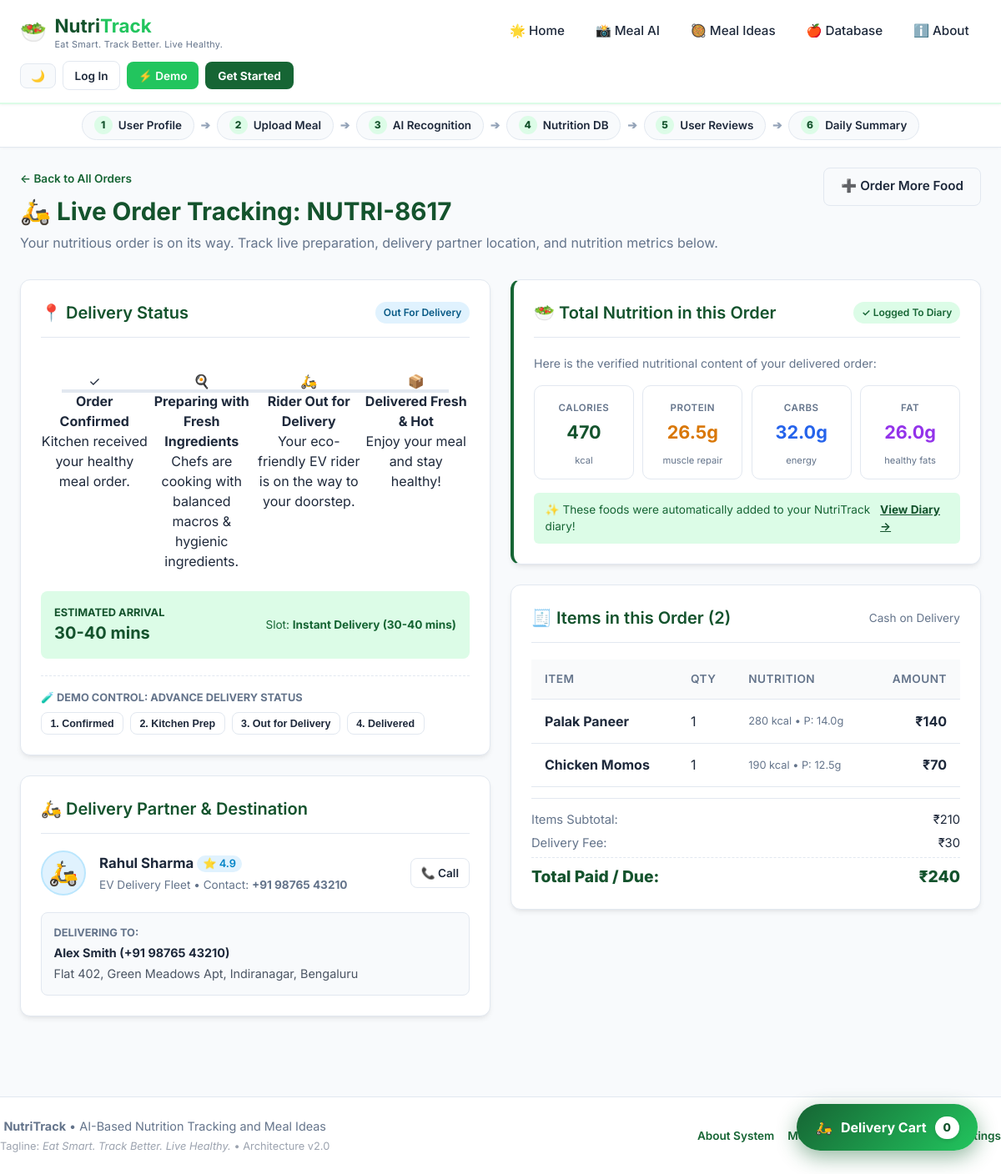
Page /track/15 on the committed database.
### tables this page shows
CREATE TABLE orders (
            id INTEGER PRIMARY KEY AUTOINCREMENT,
            order_number TEXT UNIQUE NOT NULL,
            user_id INTEGER NOT NULL DEFAULT 1,
            customer_name TEXT NOT NULL,
            phone TEXT NOT NULL,
            delivery_address TEXT NOT NULL,
            delivery_slot TEXT NOT NULL,
            payment_method TEXT NOT NULL DEFAULT 'Cash on Delivery',
            subtotal REAL NOT NULL,
            delivery_fee REAL NOT NULL DEFAULT 30.0,
            total_price REAL NOT NULL,
            total_calories REAL NOT NULL DEFAULT 0.0,
            total_protein REAL NOT NULL DEFAULT 0.0,
            total_carbs REAL NOT NULL DEFAULT 0.0,
            total_fat REAL NOT NULL DEFAULT 0.0,
            status TEXT NOT NULL DEFAULT 'Confirmed',
            rider_name TEXT DEFAULT 'Rahul Sharma',
            rider_phone TEXT DEFAULT '+91 98765 43210',
            estimated_delivery_time TEXT DEFAULT '30-40 mins',
            auto_logged INTEGER DEFAULT 1,
            created_at TIMESTAMP DEFAULT CURRENT_TIMESTAMP
        );

CREATE TABLE order_items (
            id INTEGER PRIMARY KEY AUTOINCREMENT,
            order_id INTEGER NOT NULL,
            food_id INTEGER,
            food_name TEXT NOT NULL,
            price REAL NOT NULL,
            quantity REAL NOT NULL DEFAULT 1.0,
            calories REAL NOT NULL,
            protein REAL NOT NULL,
            carbs REAL NOT NULL,
            fat REAL NOT NULL,
            image_url TEXT,
            FOREIGN KEY (order_id) REFERENCES orders(id) ON DELETE CASCADE
        );

### app.py (the view)
@app.route("/track/<int:order_id>", methods=["GET"])
def track_order_view(order_id):
    order_data = database.get_order_details(order_id)
    if not order_data:
        flash("Order not found.", "error")
        return redirect(url_for("delivery_view"))
    return render_template(
        "track_order.html",
        order=order_data["order"],
        items=order_data["items"],
        active_page="delivery"
    )

### templates/track_order.html (shortened to what this page needs)
{% extends "base.html" %}
{% block content %}
<div class="page-header" style="display: flex; justify-content: space-between; align-items: flex-start; flex-wrap: wrap; gap: 1rem;">
    <div>
        <a href="{{ url_for('orders_history_view') }}" style="text-decoration: none; font-size: 0.85rem; font-weight: 600; color: var(--primary); display: inline-flex; align-items: center; gap: 0.3rem; margin-bottom: 0.4rem;">
            &larr; Back to All Orders
        </a>
        <h1>🛵 Live Order Tracking: {{ order.order_number }}</h1>
        <p>Your nutritious order is on its way. Track live preparation, delivery partner location, and nutrition metrics below.</p>
    </div>
    <div>
        <a href="{{ url_for('delivery_view') }}" class="btn btn-outline">
            ➕ Order More Food
        </a>
    </div>
</div>
<div class="grid-2">
    <div>
        <div class="card">
            <div class="card-header">
                <h2 class="card-title">📍 Delivery Status</h2>
                <span class="badge badge-all" id="current_status_badge">{{ order.status }}</span>
            </div>
            <div class="tracking-stepper">
                <div class="step-item {% if order.status in ['Confirmed', 'Preparing with Fresh Ingredients', 'Out for Delivery', 'Delivered'] %}step-completed{% endif %}" id="step_1">
                    <div class="step-icon">✓</div>
                    <div class="step-content">
                        <strong>Order Confirmed</strong>
                        <p>Kitchen received your healthy meal order.</p>
                    </div>
                </div>
                <div class="step-item {% if order.status in ['Preparing with Fresh Ingredients', 'Out for Delivery', 'Delivered'] %}step-completed{% elif order.status == 'Confirmed' %}step-active{% endif %}" id="step_2">
                    <div class="step-icon">🍳</div>
                    <div class="step-content">
                        <strong>Preparing with Fresh Ingredients</strong>
                        <p>Chefs are cooking with balanced macros & hygienic ingredients.</p>
                    </div>
                </div>
                <div class="step-item {% if order.status in ['Out for Delivery', 'Delivered'] %}step-completed{% elif order.status == 'Preparing with Fresh Ingredients' %}step-active{% endif %}" id="step_3">
                    <div class="step-icon">🛵</div>
                    <div class="step-content">
                        <strong>Rider Out for Delivery</strong>
                        <p>Your eco-friendly EV rider is on the way to your doorstep.</p>
                    </div>
                </div>
                <div class="step-item {% if order.status == 'Delivered' %}step-completed{% endif %}" id="step_4">
                    <div class="step-icon">📦</div>
                    <div class="step-content">
                        <strong>Delivered Fresh & Hot</strong>
                        <p>Enjoy your meal and stay healthy!</p>
                    </div>
                </div>
            </div>
            <div style="background: var(--primary-light); border-radius: 8px; padding: 1rem; margin-top: 1.5rem; display: flex; justify-content: space-between; align-items: center;">
                <div>
                    <span style="font-size: 0.8rem; text-transform: uppercase; font-weight: 700; color: var(--primary-dark); display: block;">Estimated Arrival</span>
                    <strong style="font-size: 1.25rem; color: var(--primary-dark);">{{ order.estimated_delivery_time }}</strong>
                </div>
                <div style="text-align: right; font-size: 0.85rem; color: #166534;">
                    Slot: <strong>{{ order.delivery_slot }}</strong>
                </div>
            </div>
            <div style="margin-top: 1.25rem; padding-top: 1rem; border-top: 1px dashed var(--border);">
                <span style="font-size: 0.8rem; font-weight: 700; color: var(--text-muted); text-transform: uppercase; display: block; margin-bottom: 0.5rem;">
                    🧪 Demo Control: Advance Delivery Status
                </span>
                <div style="display: flex; gap: 0.5rem; flex-wrap: wrap;">
                    <button type="button" class="btn btn-outline" style="font-size: 0.78rem; padding: 0.35rem 0.65rem;" onclick="advanceStatus('Confirmed')">1. Confirmed</button>
                    <button type="button" class="btn btn-outline" style="font-size: 0.78rem; padding: 0.35rem 0.65rem;" onclick="advanceStatus('Preparing with Fresh Ingredients')">2. Kitchen Prep</button>
                    <button type="button" class="btn btn-outline" style="font-size: 0.78rem; padding: 0.35rem 0.65rem;" onclick="advanceStatus('Out for Delivery')">3. Out for Delivery</button>
                    <button type="button" class="btn btn-outline" style="font-size: 0.78rem; padding: 0.35rem 0.65rem;" onclick="advanceStatus('Delivered')">4. Delivered</button>
                </div>
            </div>
        </div>
        <div class="card">
            <div class="card-header">
                <h2 class="card-title">🛵 Delivery Partner & Destination</h2>
            </div>
            <div style="display: flex; align-items: center; gap: 1rem; margin-bottom: 1.25rem;">
                <div style="width: 54px; height: 54px; background: #e0f2fe; border-radius: 50%; display: flex; align-items: center; justify-content: center; font-size: 1.8rem; border: 2px solid #bae6fd;">
                    🛵
                </div>
                <div style="flex: 1;">
                    <h3 style="font-size: 1.05rem; font-weight: 700; color: var(--text-dark); margin-bottom: 0.2rem;">
                        {{ order.rider_name }} <span style="font-size: 0.8rem; font-weight: 600; color: #0284c7; background: #e0f2fe; padding: 0.15rem 0.45rem; border-radius: 999px;">⭐ 4.9</span>
                    </h3>
                    <p style="font-size: 0.85rem; color: var(--text-muted); margin: 0;">
                        EV Delivery Fleet &bull; Contact: <strong>{{ order.rider_phone }}</strong>
                    </p>
                </div>
                <a href="tel:{{ order.rider_phone }}" class="btn btn-outline" style="font-size: 0.85rem; padding: 0.4rem 0.75rem;">
                    📞 Call
                </a>
            </div>
            <div style="background: #f8fafc; border-radius: 8px; padding: 0.9rem; font-size: 0.9rem; border: 1px solid var(--border);">
                <div style="color: var(--text-muted); font-size: 0.8rem; font-weight: 700; text-transform: uppercase; margin-bottom: 0.2rem;">
                    Delivering To:
                </div>
                <strong style="color: var(--text-dark); display: block;">{{ order.customer_name }} ({{ order.phone }})</strong>
                <p style="color: #4b5563; margin-top: 0.2rem; margin-bottom: 0;">{{ order.delivery_address }}</p>
            </div>
        </div>
    </div>
    <div>
        <div class="card" style="border-left: 4.5px solid var(--primary);">
            <div class="card-header">
                <h2 class="card-title">🥗 Total Nutrition in this Order</h2>
                {% if order.auto_logged %}
                    <span class="badge badge-vegan">✓ Logged to Diary</span>
                {% endif %}
            </div>
            <p style="font-size: 0.88rem; color: var(--text-muted); margin-bottom: 1rem;">
                Here is the verified nutritional content of your delivered order:
            </p>
            <div class="grid-4" style="gap: 0.65rem;">
                <div class="metric-box" style="padding: 0.75rem;">
                    <span class="metric-label" style="font-size: 0.72rem;">Calories</span>
                    <div class="metric-value" style="font-size: 1.35rem;">{{ order.total_calories|round|int }}</div>
                    <span class="metric-sub" style="font-size: 0.7rem;">kcal</span>
                </div>
                <div class="metric-box" style="padding: 0.75rem;">
                    <span class="metric-label" style="font-size: 0.72rem;">Protein</span>
                    <div class="metric-value" style="font-size: 1.35rem; color: #d97706;">{{ order.total_protein }}g</div>
                    <span class="metric-sub" style="font-size: 0.7rem;">muscle repair</span>
                </div>
                <div class="metric-box" style="padding: 0.75rem;">
                    <span class="metric-label" style="font-size: 0.72rem;">Carbs</span>
                    <div class="metric-value" style="font-size: 1.35rem; color: #2563eb;">{{ order.total_carbs }}g</div>
                    <span class="metric-sub" style="font-size: 0.7rem;">energy</span>
                </div>
                <div class="metric-box" style="padding: 0.75rem;">
                    <span class="metric-label" style="font-size: 0.72rem;">Fat</span>
                    <div class="metric-value" style="font-size: 1.35rem; color: #9333ea;">{{ order.total_fat }}g</div>
                    <span class="metric-sub" style="font-size: 0.7rem;">healthy fats</span>
                </div>
            </div>
            {% if order.auto_logged %}
            <div style="margin-top: 1rem; font-size: 0.85rem; color: #166534; background: #dcfce7; padding: 0.65rem 0.85rem; border-radius: 6px; display: flex; justify-content: space-between; align-items: center;">
                <span>✨ These foods were automatically added to your NutriTrack diary!</span>
                <a href="{{ url_for('summary_view') }}" style="color: #14532d; font-weight: 700; text-decoration: underline;">View Diary &rarr;</a>
            </div>
            {% endif %}
        </div>
        <div class="card">
            <div class="card-header">
                <h2 class="card-title">🧾 Items in this Order ({{ items|length }})</h2>
                <span style="font-size: 0.85rem; color: var(--text-muted);">{{ order.payment_method }}</span>
            </div>
            <table class="data-table" style="margin-top: 0;">
                <thead>
                    <tr>
                        <th>Item</th>
                        <th>Qty</th>
                        <th>Nutrition</th>
                        <th style="text-align: right;">Amount</th>
                    </tr>
                </thead>
                <tbody>
                    {% for item in items %}
                    <tr>
                        <td>
                            <strong>{{ item.food_name }}</strong>
                        </td>
                        <td>{{ item.quantity|round|int if item.quantity == item.quantity|int else item.quantity }}</td>
                        <td style="font-size: 0.8rem; color: var(--text-muted);">
                            {{ item.calories|round|int }} kcal &bull; P: {{ item.protein }}g
                        </td>
                        <td style="text-align: right; font-weight: 700;">
                            ₹{{ (item.price * item.quantity)|round|int }}
                        </td>
                    </tr>
                    {% endfor %}
                </tbody>
            </table>
            <div style="border-top: 1px solid var(--border); padding-top: 0.85rem; margin-top: 0.85rem; font-size: 0.92rem;">
                <div style="display: flex; justify-content: space-between; margin-bottom: 0.35rem;">
                    <span style="color: var(--text-muted);">Items Subtotal:</span>
                    <span>₹{{ order.subtotal|round|int }}</span>
                </div>
                <div style="display: flex; justify-content: space-between; margin-bottom: 0.35rem;">
                    <span style="color: var(--text-muted);">Delivery Fee:</span>
                    <span>{% if order.delivery_fee == 0 %}<strong style="color: #166534;">FREE</strong>{% else %}₹{{ order.delivery_fee|round|int }}{% endif %}</span>
                </div>
                <div style="display: flex; justify-content: space-between; font-size: 1.2rem; font-weight: 800; color: var(--primary-dark); border-top: 1px dashed var(--border); padding-top: 0.5rem; margin-top: 0.4rem;">
                    <span>Total Paid / Due:</span>
                    <span>₹{{ order.total_price|round|int }}</span>
                </div>
            </div>
        </div>
    </div>
</div>
{% endblock %}

### rows in the picture
orders: order_number "NUTRI-8617", status "Out For Delivery", estimated_delivery_time "30-40 mins", delivery_slot "Instant Delivery (30-40 mins)", rider_name "Rahul Sharma", rider_phone "+91 98765 43210", customer_name "Alex Smith", phone "+91 98765 43210", delivery_address "Flat 402, Green Meadows Apt, Indiranagar, Bengaluru", total_calories "470", total_protein "26.5", total_carbs "32.0", total_fat "26.0", payment_method "Cash on Delivery", subtotal "210", delivery_fee "30", total_price "240"
order_items: food_name "Palak Paneer", quantity "1", calories "280", protein "14.0", (item.price*item.quantity)|round|int "140"
order_items: food_name "Chicken Momos", quantity "1", calories "190", protein "12.5", (item.price*item.quantity)|round|int "70"

### other values in the picture
{{ items|length }} "2"
